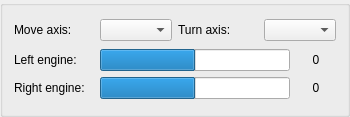
<?xml version="1.0" encoding="UTF-8"?>
<ui version="4.0">
 <class>AxisMixerGroupBox</class>
 <widget class="QGroupBox" name="AxisMixerGroupBox">
  <property name="geometry">
   <rect>
    <x>0</x>
    <y>0</y>
    <width>343</width>
    <height>117</height>
   </rect>
  </property>
  <layout class="QVBoxLayout" name="verticalLayout">
   <item>
    <layout class="QHBoxLayout" name="horizontalLayout">
     <item>
      <widget class="QLabel" name="labelAxis1ComboTitle">
       <property name="minimumSize">
        <size>
         <width>80</width>
         <height>0</height>
        </size>
       </property>
       <property name="text">
        <string>Move axis:</string>
       </property>
      </widget>
     </item>
     <item>
      <widget class="QComboBox" name="comboAxis1">
       <property name="sizePolicy">
        <sizepolicy hsizetype="Expanding" vsizetype="Fixed">
         <horstretch>0</horstretch>
         <verstretch>0</verstretch>
        </sizepolicy>
       </property>
      </widget>
     </item>
     <item>
      <widget class="QLabel" name="labelAxis2ComboTitle">
       <property name="minimumSize">
        <size>
         <width>80</width>
         <height>0</height>
        </size>
       </property>
       <property name="text">
        <string>Turn axis:</string>
       </property>
      </widget>
     </item>
     <item>
      <widget class="QComboBox" name="comboAxis2">
       <property name="sizePolicy">
        <sizepolicy hsizetype="Expanding" vsizetype="Fixed">
         <horstretch>0</horstretch>
         <verstretch>0</verstretch>
        </sizepolicy>
       </property>
      </widget>
     </item>
    </layout>
   </item>
   <item>
    <layout class="QGridLayout" name="gridLayout">
     <item row="0" column="1">
      <widget class="QProgressBar" name="pbarAxis1Value">
       <property name="minimum">
        <number>-1000</number>
       </property>
       <property name="maximum">
        <number>1000</number>
       </property>
       <property name="value">
        <number>0</number>
       </property>
       <property name="format">
        <string/>
       </property>
      </widget>
     </item>
     <item row="0" column="0">
      <widget class="QLabel" name="labelAxis1ValueTitle">
       <property name="minimumSize">
        <size>
         <width>80</width>
         <height>0</height>
        </size>
       </property>
       <property name="text">
        <string>Left engine:</string>
       </property>
      </widget>
     </item>
     <item row="2" column="0">
      <widget class="QLabel" name="labelAxis2ValueTitle">
       <property name="minimumSize">
        <size>
         <width>80</width>
         <height>0</height>
        </size>
       </property>
       <property name="text">
        <string>Right engine:</string>
       </property>
      </widget>
     </item>
     <item row="2" column="1">
      <widget class="QProgressBar" name="pbarAxis2Value">
       <property name="minimum">
        <number>-1000</number>
       </property>
       <property name="maximum">
        <number>1000</number>
       </property>
       <property name="value">
        <number>0</number>
       </property>
       <property name="format">
        <string/>
       </property>
      </widget>
     </item>
     <item row="0" column="2">
      <widget class="QLabel" name="labelAxis1Value">
       <property name="minimumSize">
        <size>
         <width>40</width>
         <height>0</height>
        </size>
       </property>
       <property name="text">
        <string>0</string>
       </property>
       <property name="alignment">
        <set>Qt::AlignCenter</set>
       </property>
      </widget>
     </item>
     <item row="2" column="2">
      <widget class="QLabel" name="labelAxis2Value">
       <property name="minimumSize">
        <size>
         <width>40</width>
         <height>0</height>
        </size>
       </property>
       <property name="text">
        <string>0</string>
       </property>
       <property name="alignment">
        <set>Qt::AlignCenter</set>
       </property>
      </widget>
     </item>
    </layout>
   </item>
  </layout>
 </widget>
 <resources/>
 <connections/>
</ui>
